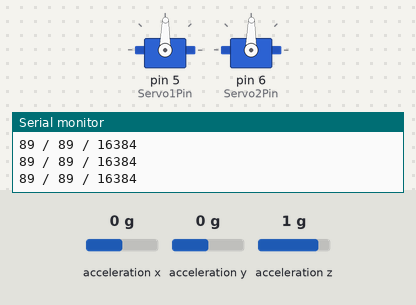
Recording of a sketch running on a simulated Arduino Uno, built for the host (arithmetic inside an expression is 32-bit, double 64-bit). Shown: 2 × servo, the last lines printed to the serial monitor. Inputs (shaded band) come from the test bench; at power-on: acceleration x 0 g, acceleration y 0 g, acceleration z 1 g.

Above: at 1.2 s.
1.3 s: acceleration x set to -1.4 g
At 1.7 s:
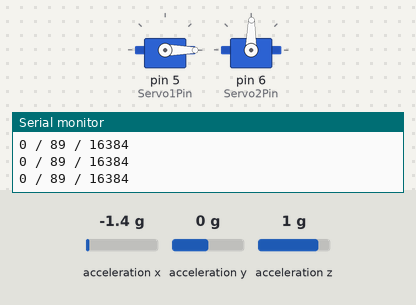
2.8 s: acceleration y set to -1.4 g
At 4.0 s:
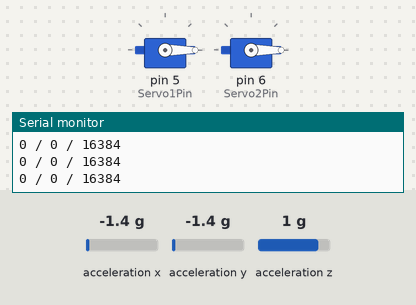
4.3 s: acceleration x set to 0 g
At 5.1 s:
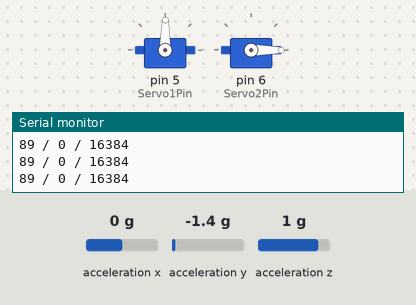
5.8 s: acceleration y set to 0.8 g
At 6.2 s:
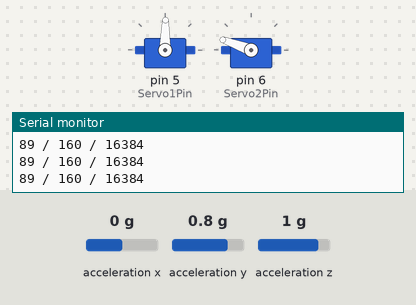
7.3 s: acceleration x set to -0.8 g
At 8.5 s:
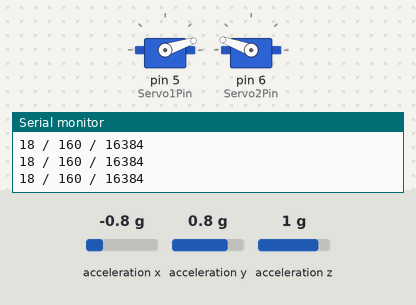
8.8 s: acceleration x set to 0.8 g
At 9.7 s:
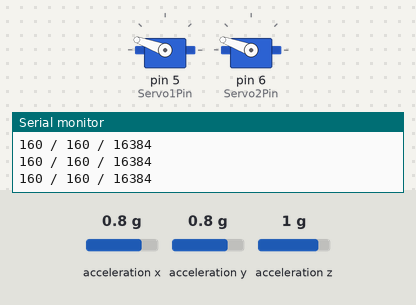
Timing chart, 0 to 11.3 s (numbered marks = the images above; inputs shaded):
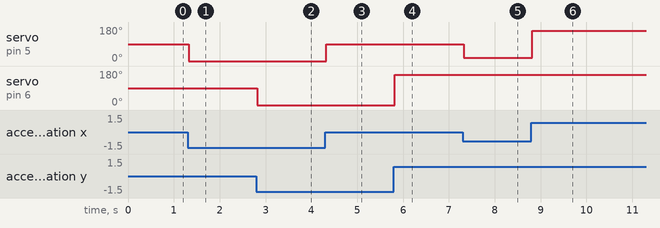

Measured:
- after the input at 1.3 s, servo on pin 5 (Servo1Pin): 89° → 0° at once
- after the input at 2.8 s, servo on pin 6 (Servo2Pin): 89° → 0° at once
- after the input at 4.3 s, servo on pin 5 (Servo1Pin): 0° → 89° at once
- after the input at 5.8 s, servo on pin 6 (Servo2Pin): 0° → 160° at once
- after the input at 7.3 s, servo on pin 5 (Servo1Pin): 89° → 18° at once
- after the input at 8.8 s, servo on pin 5 (Servo1Pin): 18° → 160° at once

The sketch:

S01_Labyrinth_02.ino
```cpp
/*
볼판 서버 연동시키기
2016-05-24
*/
#include "CurieIMU.h"

#include <Servo.h>
Servo servo1;  // 앞쪽 서보
Servo servo2;  // 왼쪽 서보
#define Servo1Pin 5	// 앞쪽 서보 모터 오렌지핀에 연결
#define Servo2Pin 6   // 왼쪽 서보 모터 오렌지핀에 연결

float convertRawAcceleration(int aRaw) {
  float a = (aRaw * 2.0) / 32768.0;
  return a;
}

void Accelerometer(){
	int accX, accY, accZ;
	float ax, ay, az;

	CurieIMU.readAccelerometer(accX, accY, accZ);

	ax = convertRawAcceleration(accX)*100;
	ay = convertRawAcceleration(accY)*100;
	az = convertRawAcceleration(accZ)*100;

	// 가속기 최소 최대 범위 제한 설정
	if(ax > 100) ax=100;
	if(ax < -100) ax=-100;
	if(ay > 100) ay=100;
	if(ay < -100) ay=-100;

	// 가속기 최대 최소값을 0~179 범위내로 변환
	accX = map(ax, -100, 100, 0, 179);
	accY = map(ay, -100, 100, 0, 179);

	servo1.write(accX); // 변환된 X 값 서보에 적용 동작
	servo2.write(accY); // 변환된 X 값 서보에 적용 동작

	Serial.print(accX);
	Serial.print(" / ");
  Serial.print(accY);
  Serial.print(" / ");
	Serial.println(accZ);
	delay(25);
}

void setup() {
    Serial.begin(9600); // 시리얼 초기화
    CurieIMU.begin(); // 가속기 초기화
    CurieIMU.setAccelerometerRange(2); // 가속기 범위 설정
	CurieIMU.noAccelerometerOffset();
	CurieIMU.accelerometerOffsetEnabled();

    pinMode(Servo1Pin, OUTPUT); // 서버1 핀 출력설정
    pinMode(Servo2Pin, OUTPUT); // 서버2 핀 출력설정
	servo1.attach(Servo1Pin);  // 서버1 핀 연결설정
	servo2.attach(Servo2Pin);  // 서버2 핀 연결설정
}

void loop() {
	Accelerometer();
}
```
